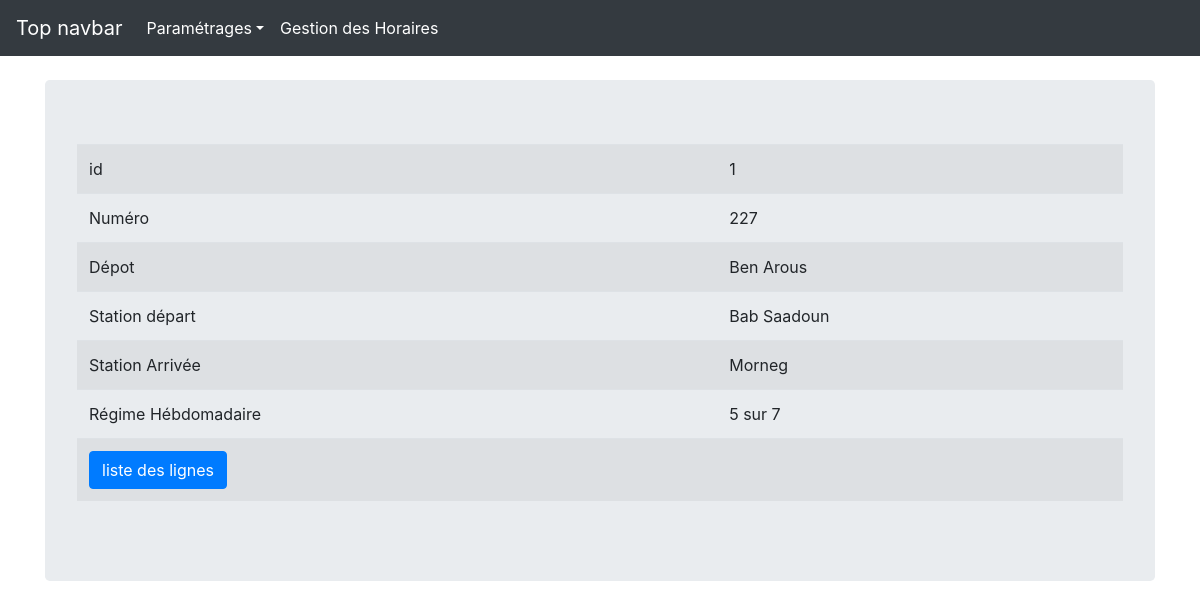
Screenshot of /admin/index.php?article=ligne&action=display&id=1 with the database file from the repository.
### tables this page shows
CREATE TABLE `ligne` (
  `id` int(11) NOT NULL,
  `numero` varchar(45) NOT NULL,
  `status` varchar(45) NOT NULL,
  `depot_id` int(11) NOT NULL,
  `regin_hebdomadeur_id` int(11) NOT NULL,
  `station_arrivee_id` int(11) NOT NULL,
  `station_depart_id` int(11) NOT NULL
);

CREATE TABLE `depot` (
  `id` int(11) NOT NULL,
  `label` varchar(45) NOT NULL
);

CREATE TABLE `station` (
  `id` int(11) NOT NULL,
  `label` varchar(45) DEFAULT NULL
);

CREATE TABLE `regim_hebdomadaire` (
  `id` int(11) NOT NULL,
  `label` varchar(45) NOT NULL
);

### admin/controller/ligne/display-ligne.php (called while the page is built)
<?php
$idligne = $_GET['id'];
$ligne = (new ligne())->getLigneById($idligne);
include 'vues/ligne/display-ligne-vues.php';
?>

### admin/index.php (called while the page is built, shortened)
<?php
    		require "./tools/spdo.php";
        require "./model/ligne/ligne-model.php";
      		$article = $_GET['article'];
      		$action = $_GET['action'];
      		include "controller/".$article."/".$action."-".$article.".php";
      		include "./layout.php"
      	?>

### admin/tools/spdo.php (called while the page is built, shortened)
<?php
class MySQL {
    static private $oPDO = NULL;
    static private $oInstance = NULL;
    private function __construct() {
        self::$oPDO = new PDO('mysql:host='.DB_HOST.';dbname='.DB_NAME, DB_USER, DB_PASS);
        self::$oPDO->setAttribute(PDO::ATTR_ERRMODE, PDO::ERRMODE_EXCEPTION);
        self::$oPDO->query("SET NAMES 'utf8'");
    }
    public function __destruct() {
        self::$oPDO = null ;
    }
    public function __call($method, $params) {
        return call_user_func_array(array(self::$oPDO, $method), $params);
    }
    static public function getInstance(){
        if(!(self::$oInstance instanceof self)){
            self::$oInstance = new self();
        }
        return self::$oInstance;
    }
}

### admin/model/ligne/ligne-model.php (called while the page is built, shortened)
<?php
class Ligne extends MySQL {
    public function getLigneById($id) {
        $dbh = MySQL::getInstance();
        $sql = "SELECT l.id, l.numero, d.label as label_depot, r.label as label_rh, sd.label as label_sd, sa.label as label_sa, l.status
          FROM ligne l, depot d, regim_hebdomadaire r, station sd, station sa
          WHERE  d.id = l.depot_id and r.id = l.regin_hebdomadeur_id and sa.id = l.station_depart_id and sd.id = l.station_arrivee_id and l.id = $id";
        $stmt =$dbh->prepare($sql);
        $stmt->execute();
        foreach ($stmt as $ligne) {
            return $ligne;
        }
    }
}

### admin/vues/ligne/display-ligne-vues.php (the view)
<main role="main" class="container">
      <div class="jumbotron">
         <table class="table table-striped">
         	<tr>
         		<td>id</td>
         		<td><?= $ligne["id"]; ?></td>
         	</tr>
         	<tr>
         		<td>Numéro</td>
         		<td><?= $ligne["numero"] ?></td>
         	</tr>
             <tr>
                 <td>Dépot</td>
                 <td><?= $ligne["label_depot"] ?></td>
             </tr>
             <tr>
                 <td>Station départ</td>
                 <td><?= $ligne["label_sd"] ?></td>
             </tr>
             <tr>
                 <td>Station Arrivée</td>
                 <td><?= $ligne["label_sa"] ?></td>
             </tr>
             <tr>
                 <td>Régime Hébdomadaire</td>
                 <td><?= $ligne["label_rh"] ?></td>
             </tr>
             <tr>
                 <td><a class="btn btn-primary" href="index.php?article=ligne&action=liste">liste des lignes</a></td>
                 <td>&nbsp;</td>
             </tr>
         </table>
      </div>
    </main>

### admin/web/css/navbar-top.css (style rules this page uses)
body { min-height: 75rem; }

### rows the page displays
ligne: id "1", numero "227", depot.label "Ben Arous", station_arrivee.label "Bab Saadoun", station_depart.label "Morneg", regin_hebdomadeur.label "5 sur 7"
